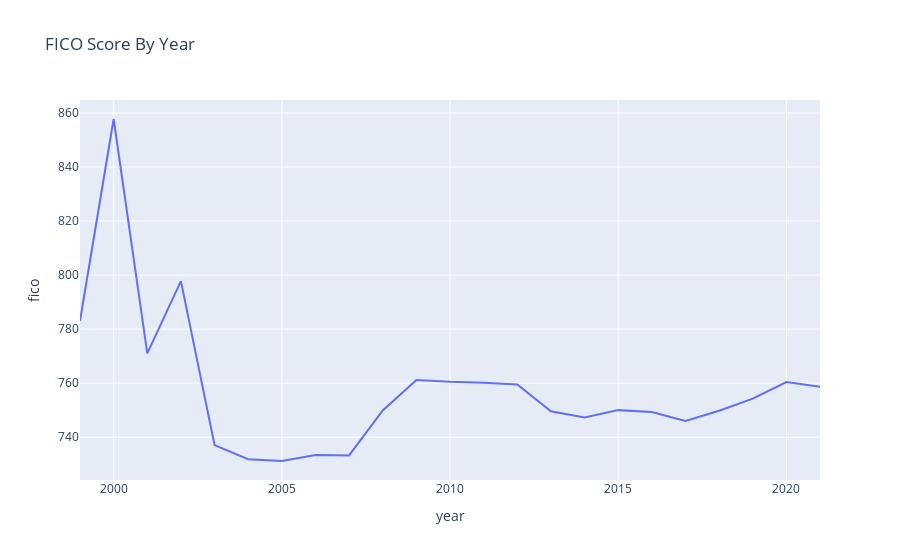

Notebook code for this chart:
### Code cell
fico_mena_year_fig = px.line(summarized_orgin_df, x='year', y='fico',title="FICO Score By Year")
fico_mena_year_fig.show()

### Figure 1 — Plotly figure (JSON) as saved in the notebook; plotly's stock layout.template omitted (floating-point values rounded to 4 significant figures)
{"data": [{"hovertemplate": "year=%{x}<br>fico=%{y}<extra></extra>", "legendgroup": "", "line": {"color": "#636efa", "dash": "solid"}, "marker": {"symbol": "circle"}, "mode": "lines", "name": "", "orientation": "v", "showlegend": false, "type": "scatter", "x": [1999, 2000, 2001, 2002, 2003, 2004, 2005, 2006, 2007, 2008, 2009, 2010, 2011, 2012, 2013, 2014, 2015, 2016, 2017, 2018, 2019, 2020, 2021], "xaxis": "x", "y": [783.1, 857.8, 771.0, 797.8, 737.1, 731.8, 731.2, 733.4, 733.3, 749.9, 761.2, 760.5, 760.2, 759.5, 749.6, 747.3, 750.0, 749.4, 746.0, 749.8, 754.3, 760.4, 758.6], "yaxis": "y"}], "layout": {"legend": {"tracegroupgap": 0}, "title": {"text": "FICO Score By Year"}, "xaxis": {"anchor": "y", "domain": [0, 1], "title": {"text": "year"}}, "yaxis": {"anchor": "x", "domain": [0, 1], "title": {"text": "fico"}}}}
